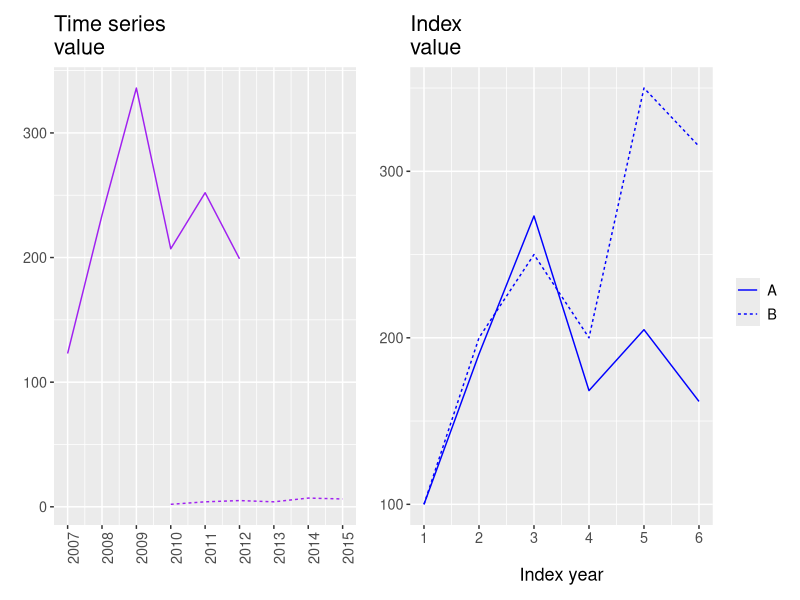

Source code (R):
## ---- chunk 1
library("tidyverse")
library("patchwork")
ts3 <- tibble(
  year=2007:2015,
  A=c(123,234,336,207,252,199,NA,NA,NA),
  B=c(NA,NA,NA,2,4,5,4,7,6.3))
g_ts1 <- ts3 %>% pivot_longer(A:B) %>%
  ggplot(aes(x=year, y=value, lty=name)) +
  geom_line(show.legend=FALSE, color="purple") +
  scale_x_continuous(breaks=2007:2015) +
  labs(x=element_blank(), y=element_blank(), title="Time series\nvalue") +
  theme(text=element_text(size=13), axis.text.x=element_text(angle=90))
g_ts2 <- ts3 %>%
  mutate(ind_A=A/A[1]*100, ind_B=B/B[4]*100, ind_B=lead(ind_B,3)) %>%
  select(-A,-B) %>% drop_na %>%
  mutate(year=1:6) %>%
  pivot_longer(ind_A:ind_B) %>%
  ggplot(aes(x=year, y=value, lty=name)) + 
  geom_line(color="blue") +
  scale_linetype(name=element_blank(), labels=c("A","B")) +
  scale_x_continuous(breaks=1:6) +
  scale_y_continuous(breaks=seq(100,600,100)) +
  labs(x="Index year", y=element_blank(), title="Index\nvalue") +
  theme(text=element_text(size=13))
(g_ts1 + g_ts2)
